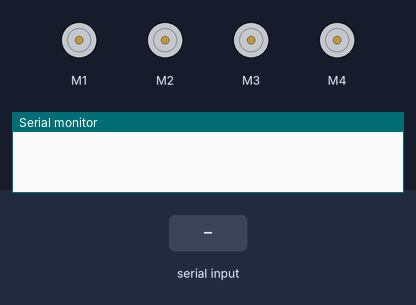
Bench run of a sketch on a simulated Arduino Uno, built with avr-gcc and run on an emulated ATmega328P. Parts: 4 × DC motor (green arrow = forward, orange = backward, longer = faster), the last lines printed to the serial monitor. Inputs (shaded band) come from the test bench.

Above: at 1.2 s.
1.3 s: "f" received over Serial
At 1.45 s:
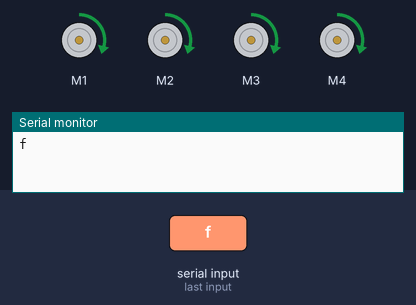
4.3 s: "b" received over Serial
7.3 s: "r" received over Serial
10.3 s: "l" received over Serial
At 11.5 s:
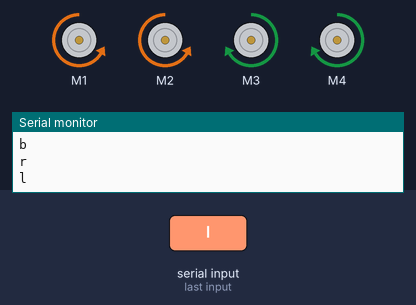
13.3 s: "s" received over Serial
At 13.8 s:
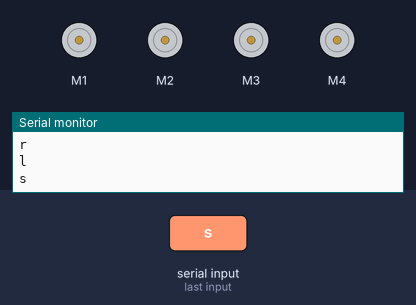
14.8 s: "f" received over Serial
At 15.58 s:
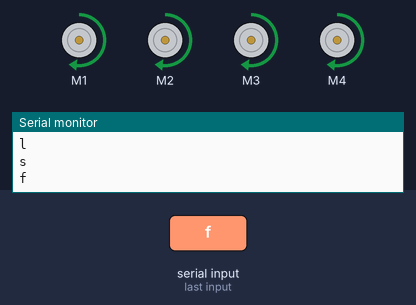
Timing chart, 0 to 46.3 s (numbered marks = the images above; inputs shaded):
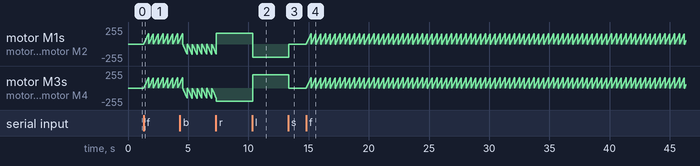

Measured:
- after the input at 10.3 s, motor M1, motor M2: forward 158/255 → backward 200/255 at once; motor M3, motor M4: backward 200/255 → forward 200/255 at once
- after the input at 13.3 s, motor M1, motor M2: backward 200/255 → stopped at once; motor M3, motor M4: forward 200/255 → stopped at once
- after the input at 14.8 s, motor M1–4: ramps from stopped to forward 152/255 and jumps back, once every 0.40 s

The sketch:

Voice_Controlled_Car.ino
```cpp
#include <AFMotor.h>  // Motor shield library

#define MAX_SPEED 160           // Maximum motor speed
#define MAX_SPEED_OFFSET 40     // Offset for motor speed balance

// Motor shield pins (L293D) configuration
AF_DCMotor leftMotor1(1, MOTOR12_1KHZ);
AF_DCMotor leftMotor2(2, MOTOR12_1KHZ);
AF_DCMotor rightMotor1(3, MOTOR34_1KHZ);
AF_DCMotor rightMotor2(4, MOTOR34_1KHZ);

String motorSet = "";   // To track current motor direction
char state;             // To store the received Bluetooth command
int speedSet = 0;       // Speed variable for gradual motor speed increase

void setup() {
  Serial.begin(9600);  // Start serial communication at 9600 baud rate
}

void loop() {
  // Check if Bluetooth has sent any command
  while (Serial.available() > 0) {
    state = Serial.read();  // Read the command from Bluetooth
    Serial.println(state);   // Optionally, print the received command for debugging
  }

  // -------- MOVE FORWARD --------
  if (state == 'f') {
    motorSet = "FORWARD";
    moveForward();
  }

  // -------- MOVE BACKWARD --------
  else if (state == 'b') {
    motorSet = "BACKWARD";
    moveBackward();
  }

  // -------- TURN RIGHT --------
  else if (state == 'r') {
    motorSet = "RIGHT";
    turnRight();
  }

  // -------- TURN LEFT --------
  else if (state == 'l') {  // Changed '1' to 'l' for clarity
    motorSet = "LEFT";
    turnLeft();
  }

  // -------- STOP --------
  else if (state == 's') {
    motorSet = "STOP";
    stopMotors();
  }
}

// Function to move the rover forward
void moveForward() {
  leftMotor1.run(FORWARD);
  leftMotor2.run(FORWARD);
  rightMotor1.run(FORWARD);
  rightMotor2.run(FORWARD);

  // Gradually increase speed for smooth motion
  for (speedSet = 0; speedSet < MAX_SPEED; speedSet += 2) {
    leftMotor1.setSpeed(speedSet);
    leftMotor2.setSpeed(speedSet);
    rightMotor1.setSpeed(speedSet);
    rightMotor2.setSpeed(speedSet);
    delay(5);  // Delay to allow motors to ramp up
  }
}

// Function to move the rover backward
void moveBackward() {
  leftMotor1.run(BACKWARD);
  leftMotor2.run(BACKWARD);
  rightMotor1.run(BACKWARD);
  rightMotor2.run(BACKWARD);

  // Gradually increase speed for smooth motion
  for (speedSet = 0; speedSet < MAX_SPEED; speedSet += 2) {
    leftMotor1.setSpeed(speedSet);
    leftMotor2.setSpeed(speedSet);
    rightMotor1.setSpeed(speedSet);
    rightMotor2.setSpeed(speedSet);
    delay(5);  // Delay to allow motors to ramp up
  }
}

// Function to turn the rover right
void turnRight() {
  leftMotor1.run(FORWARD);
  leftMotor2.run(FORWARD);
  rightMotor1.run(BACKWARD);
  rightMotor2.run(BACKWARD);

  // Increase speed of right motors for a sharper turn
  rightMotor1.setSpeed(speedSet + MAX_SPEED_OFFSET);
  rightMotor2.setSpeed(speedSet + MAX_SPEED_OFFSET);
  delay(1500);  // Turn for 1.5 seconds

  // Move forward after turning
  motorSet = "FORWARD";
  leftMotor1.run(FORWARD);
  leftMotor2.run(FORWARD);
  rightMotor1.run(FORWARD);
  rightMotor2.run(FORWARD);
}

// Function to turn the rover left
void turnLeft() {
  leftMotor1.run(BACKWARD);
  leftMotor2.run(BACKWARD);
  rightMotor1.run(FORWARD);
  rightMotor2.run(FORWARD);

  // Increase speed of left motors for a sharper turn
  leftMotor1.setSpeed(speedSet + MAX_SPEED_OFFSET);
  leftMotor2.setSpeed(speedSet + MAX_SPEED_OFFSET);
  delay(1500);  // Turn for 1.5 seconds

  // Move forward after turning
  motorSet = "FORWARD";
  leftMotor1.run(FORWARD);
  leftMotor2.run(FORWARD);
  rightMotor1.run(FORWARD);
  rightMotor2.run(FORWARD);
}

// Function to stop all motors
void stopMotors() {
  leftMotor1.run(RELEASE);
  leftMotor2.run(RELEASE);
  rightMotor1.run(RELEASE);
  rightMotor2.run(RELEASE);
}
```
